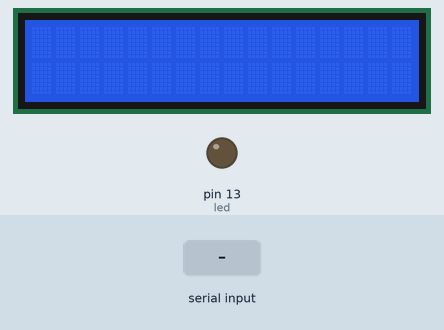
Simulated run of this sketch. Board: Arduino Uno, built with avr-gcc and run on an emulated ATmega328P. Shown: 16×2 character LCD, output pins drawn as LEDs (lit = HIGH). The inputs (shaded band) are chosen by the test bench. What the sketch prints to the serial monitor is not drawn.

Above: at 1.2 s.
1.3 s: "a1\n" received over Serial
At 2.5 s:
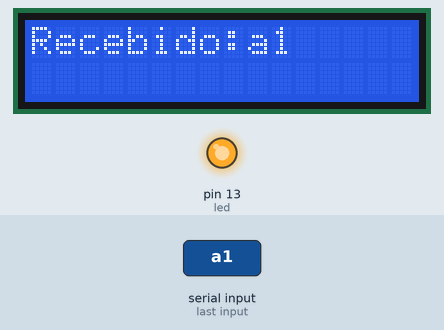
2.8 s: "1\n" received over Serial
At 3.4 s:
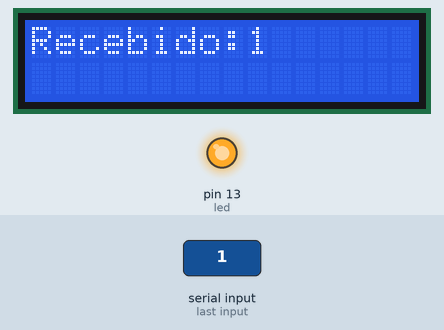
4.3 s: "a0\n" received over Serial
At 4.9 s:
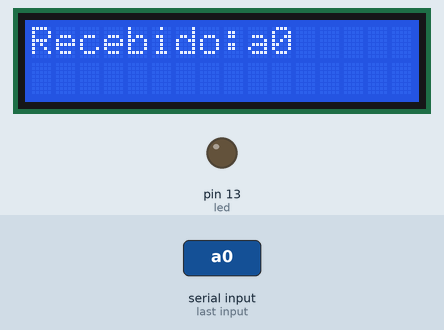
5.8 s: "0\n" received over Serial
At 6.9 s:
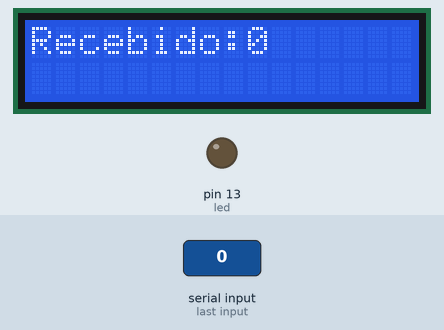
Timing chart, 0 to 8.3 s (numbered marks = the images above; inputs shaded):
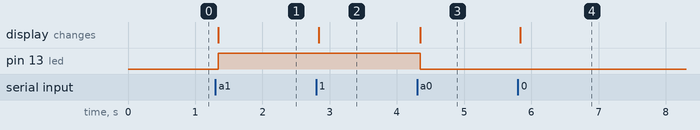

The sketch:

serial.ino
```cpp
#include <LCD.h>
#include <LiquidCrystal.h>
#include <LiquidCrystal_I2C.h>


LiquidCrystal_I2C lcd(0x3f, 2, 1, 0, 4, 5, 6, 7, 3, POSITIVE);
int led = 13;

void setup() {
 pinMode(led, OUTPUT);
 Serial.begin(9600);
 lcd.begin(16, 2);
 lcd.setBacklight(HIGH);
}

/**
 * Função que lê uma string da Serial
 * e retorna-a
 */
String leStringSerial(){
  String conteudo = "";
  char caractere;

  // Enquanto receber algo pela serial
  while(Serial.available() > 0) {
    // Lê byte da serial
    caractere = Serial.read();
    // Ignora caractere de quebra de linha
    if (caractere != '\n'){
      // Concatena valores
      conteudo.concat(caractere);
    }
    // Aguarda buffer serial ler próximo caractere
    delay(10);
  }
  lcd.clear();
  Serial.print("Recebi: ");
  Serial.println(conteudo);
  lcd.setCursor(0, 0);
  lcd.print("Recebido:" + conteudo);
  return conteudo;
}

void loop() {
  // Se receber algo pela serial
  if (Serial.available() > 0){
    // Lê toda string recebida
    String recebido = leStringSerial();

    if (recebido == "a1"){
      digitalWrite(led, HIGH);
    }

    if (recebido == "a0"){
      digitalWrite(led, LOW);
    }
  }
}
```

Measured:
- after the input at 1.3 s, pin 13 (led): LOW → HIGH after 0.05 s; the display: changes after 0.05 s (image 1)
- after the input at 2.8 s, the display: changes at once (image 2)
- after the input at 4.3 s, pin 13 (led): HIGH → LOW after 0.05 s; the display: changes after 0.05 s (image 3)
- after the input at 5.8 s, the display: changes at once (image 4)
